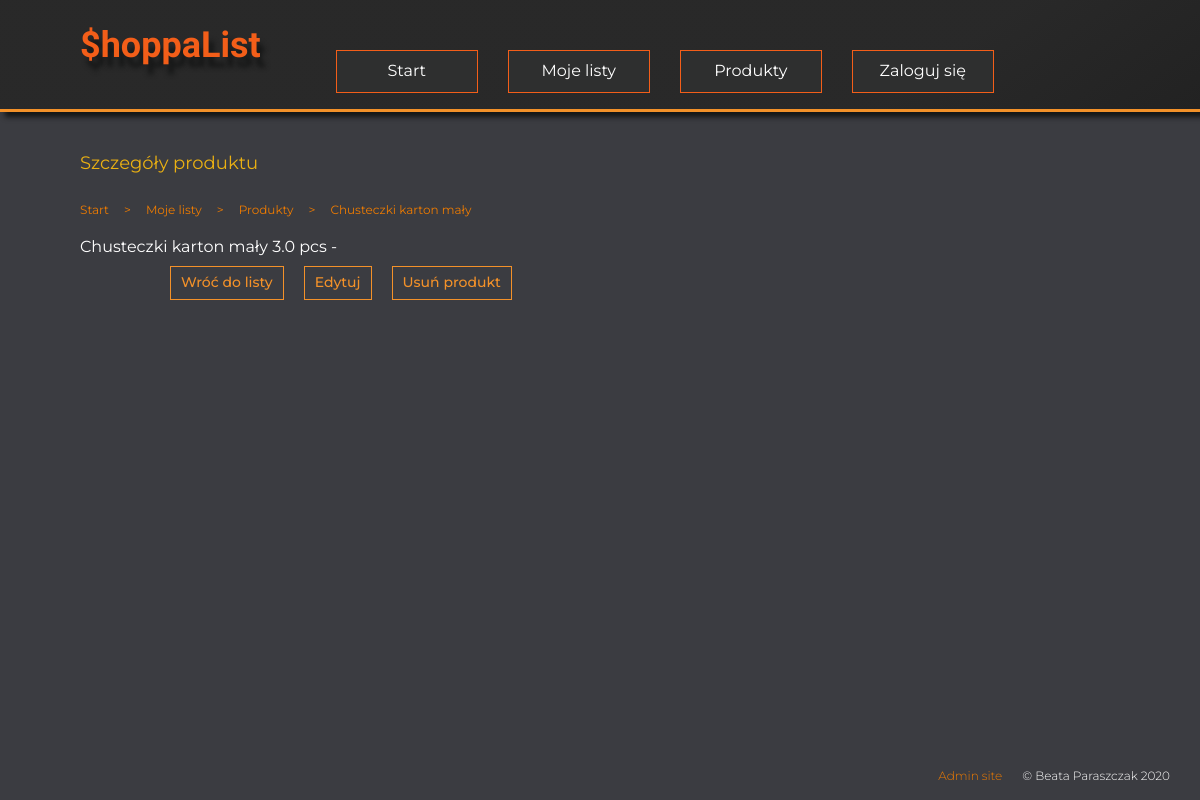
The app's page /products/7/, older data.
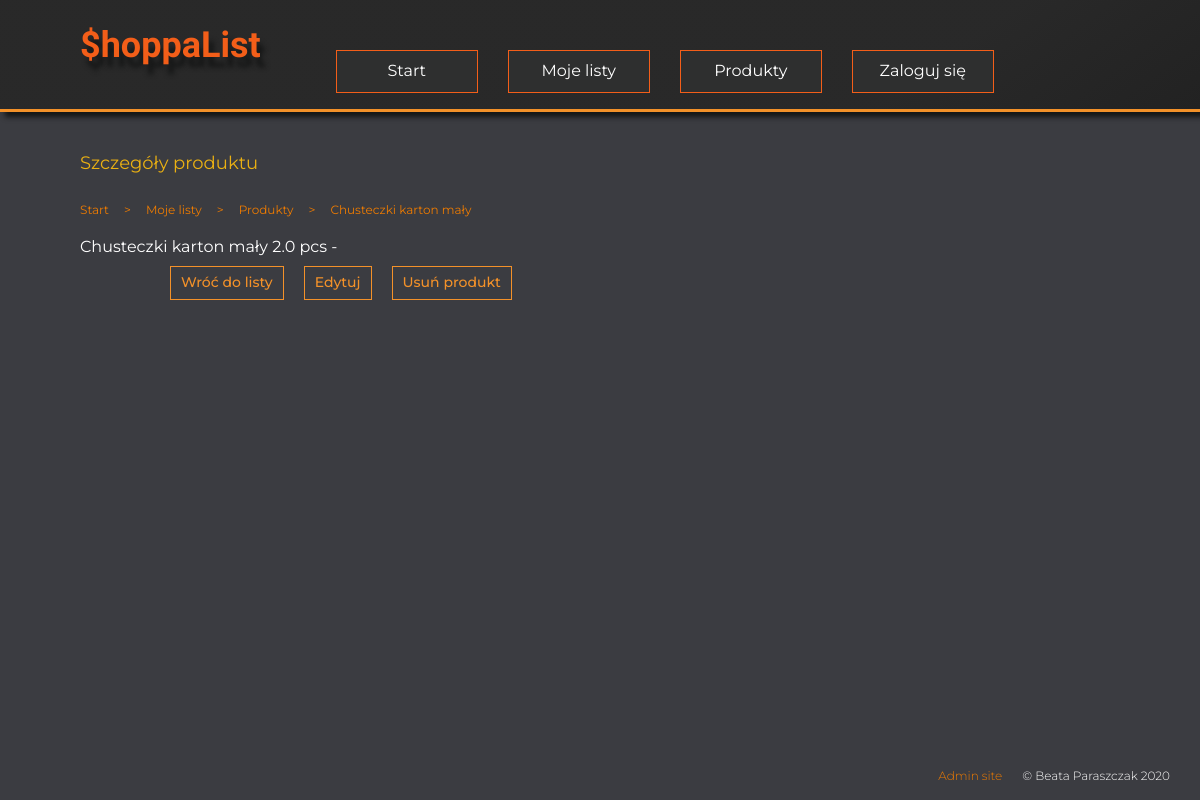
The same page, newer data.
### shopping/models.py (models this page shows, shortened)
class Product(models.Model):
    UNITS = [
        ('pcs', 'szt.'),
        ('box', 'op.'),
        ('bottle', 'but.'),
        ('kg', 'kg'),
        ('dag', 'dag'),
        ('l', 'l'),
        ('cm', 'cm'),
        ('m', 'm'),
    ]
    name = models.CharField(max_length=50, verbose_name="Nazwa")
    amount = models.FloatField(blank=True, default=0, verbose_name="Ilość")
    unit = models.CharField(max_length=6, choices=UNITS, default='pcs', verbose_name="Jednostka") #tu rozwijana lista z jednostkami: pcs, kg, l, box, bottle, dag
    comment = models.CharField(max_length=100, blank=True, default='-', verbose_name="Uwagi")
    categories = models.ManyToManyField(
        'Category',
        through='Entry',
        through_fields=('product', 'category'),
        blank=True,
        verbose_name="Nazwa listy"
        )
    owner = models.ForeignKey(User, on_delete=models.PROTECT, blank=True, null=True, verbose_name="Prywatne")
    def __str__(self):
        return f"{self.name} {self.amount} {self.unit} {self.comment}"
    class Meta:
        verbose_name = 'Product'
        verbose_name_plural = 'Products'

### shopping/views.py (the view)
# urls.py: path('products/<int:pk>/', views.ProductDetails.as_view(), name="product"),
class ProductDetails(DetailView):
    model = Product
    template_name = 'shopping/product.html'
    extra_context = {
        'title': 'Szczegóły produktu',
    }

### shopping/templates/shopping/product.html
{% extends "base.html" %}
{% block content %}
<ul class="breadcrumb">
    <li><a href="{% url 'index' %}">Start</a></li>
    <li>&gt</li>
    <li><a href="{% url 'categories' %}">Moje listy</a></li>
    <li>&gt</li>
    <li><a href="{% url 'products' %}">Produkty</a></li>
    <li>&gt</li>
    <li><a href="{% url 'product' pk=object.pk %}">{{ object.name }}</a></li>
</ul>
{{ object }}
<ul class="buttons">
    <li><a class="sub" href="{% url 'products' %}">Wróć do listy</a></li>
    <li><a class="sub" href="{% url 'p_edit' pk=object.pk %}">Edytuj</a></li>
    <li><a class="sub" href="{% url 'p_delete' pk=object.pk %}">Usuń produkt</a></li>
</ul>
{% endblock %}

Row changes from the older to the newer data that the page shows:
changed Product "Chusteczki karton mały": name+amount+unit "Chusteczki karton mały 3.0 pcs -" → "Chusteczki karton mały 2.0 pcs -"
